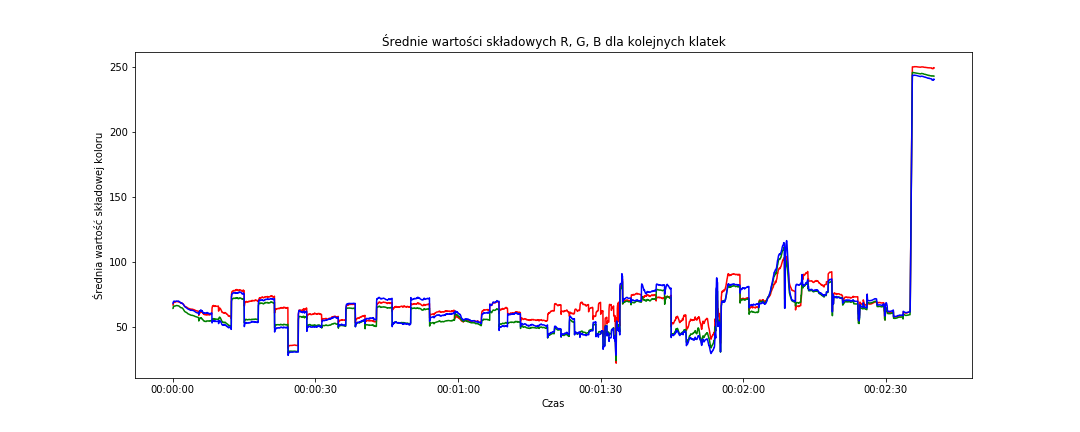
#> input picture opencv/pictures/frame_detect_01.png, 1080 x 432 px, given in place of the camera
$ python process_frames.py
#> lines starting #> are read from the running program, lines starting #| are printed output that depends on the picture
import pandas as pd
import numpy as np
import cv2
import matplotlib.pyplot as plt
import seaborn as sns

def get_frame_at(src, location):
#> called with src = 'movie/Wildlife.wmv', location = 0
    cap = cv2.VideoCapture()
    cap.open(src)
    cap.set(cv2.CAP_PROP_POS_FRAMES, location)
    rst, frame = cap.read()
#> frame is the input picture: shape (432, 1080, 3); mean B, G, R 250.8, 249, 249.6
    return rst, frame

i = 0
df = pd.DataFrame()
last_median_red = 1

while True:
    rst, frame = get_frame_at("movie/Wildlife.wmv", i)
#> rst = True

    if not rst:
        break

#    print(rst, np.shape(frame)) # Height x Width X Channels

    frame = cv2.resize(frame, (640,360))
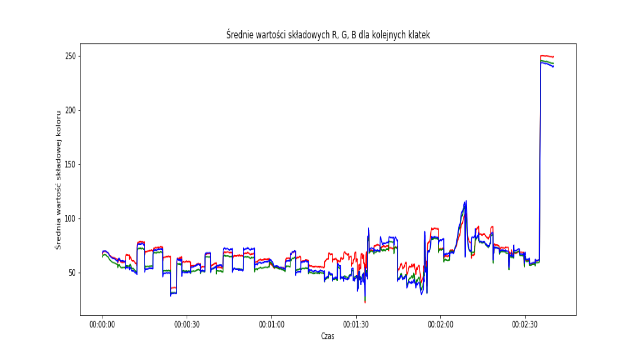
#> frame: shape (360, 640, 3); mean B, G, R 250.8, 249, 249.6
    org_frame = frame
    if i == 0:
        last_frame = frame

    frame = cv2.cvtColor(frame, cv2.COLOR_BGR2HSV)
#> frame: shape (360, 640, 3); mean H, S, V 2.5, 3.9, 252

    cv2.imshow("org", frame)

    # cv2.imshow("blue", frame[:,:,0])
    # cv2.imshow("green", frame[:,:,1])
    # cv2.imshow("red", frame[:,:,2])

    mean_red = np.mean(frame[:,:,2])
#> mean_red = 252
    mean_green = np.mean(frame[:,:,1])
#> mean_green = 3.93
    mean_blue = np.mean(frame[:,:,0])
#> mean_blue = 2.46

    median_red = np.median(frame[:,:,2])
#> median_red = 255
    median_green = np.median(frame[:,:,1])
#> median_green = 0
    median_blue = np.median(frame[:,:,0])
#> median_blue = 0

    sum_red = np.sum(frame[:,:,2])
#> sum_red = 58061089
    sum_green = np.sum(frame[:,:,1])
#> sum_green = 904617
    sum_blue = np.sum(frame[:,:,0])
#> sum_blue = 565709

#> (the run stopped early here; a loop or call above may not have finished)

$ run again, on opencv/pictures/frame_detect_04.png
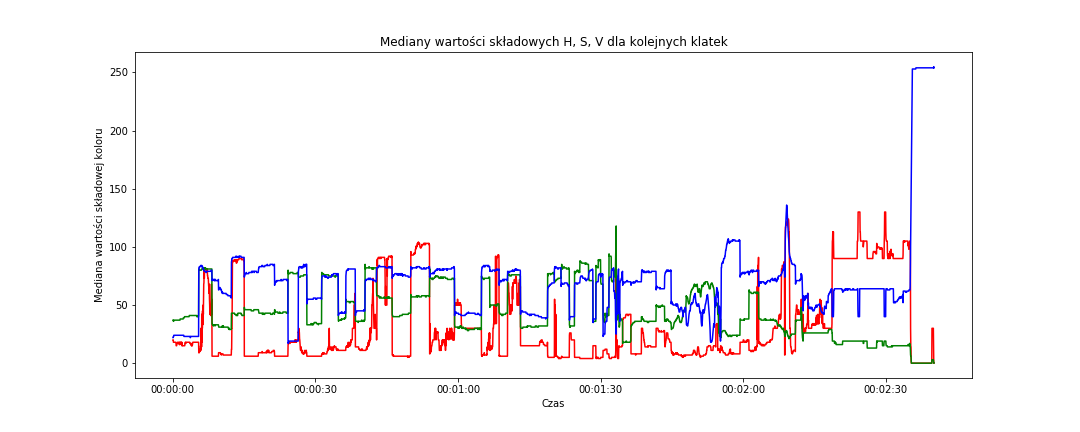
#> input picture opencv/pictures/frame_detect_04.png, 1080 x 432 px, given in place of the camera
#> in get_frame_at, frame is the input picture: shape (432, 1080, 3); mean B, G, R 247.5, 245.4, 248.1
#> rst = True
#> `frame = cv2.resize(frame, (640,360))`:
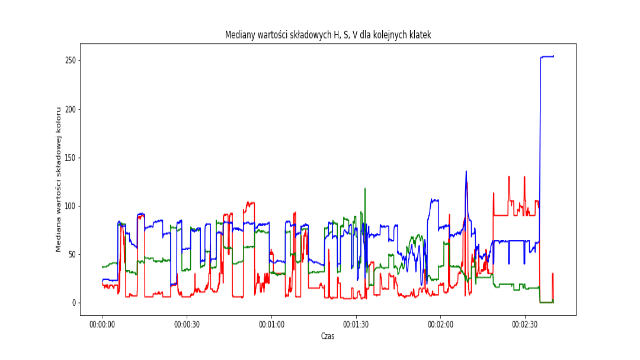
#> frame: shape (360, 640, 3); mean B, G, R 247.4, 245.3, 248
#> mean_red = 251.6
#> mean_green = 7.91
#> mean_blue = 3.62
#> median_red = 255
#> median_green = 0
#> sum_red = 57971459
#> sum_green = 1821484
#> sum_blue = 833878
